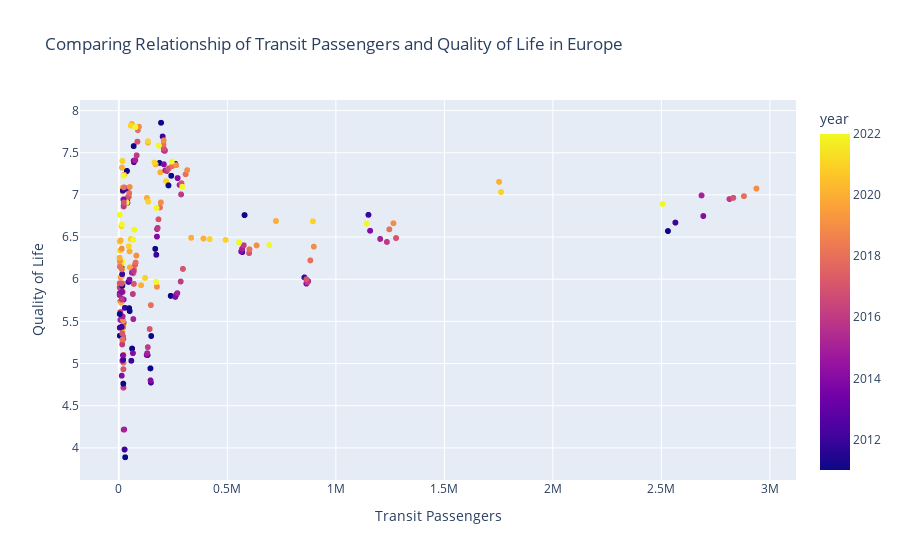

Write notebook code for a chart like this one.
### Code cell
fig = px.scatter(
    combined,
    x='infrastructure',
    y='qol',
    color='year',
    opacity=0.5,
    labels={'infrastructure': 'Transit Passengers', 'qol': 'Quality of Life'},
    title='Comparing Relationship of Transit Passengers and Quality of Life in Europe',
    hover_data=['country', 'year']
)

fig.show()

### Figure 1 — Plotly figure (JSON) as saved in the notebook; plotly's stock layout.template omitted (floating-point values rounded to 4 significant figures; data arrays with more than 128 entries replaced by an {"elided": "..."} marker saying what was removed)
{"data": [{"customdata": {"elided": "4760x2 mixed values"}, "hovertemplate": "Transit Passengers=%{x}<br>Quality of Life=%{y}<br>country=%{customdata[0]}<br>year=%{marker.color}<extra></extra>", "legendgroup": "", "marker": {"color": {"elided": "4760 int values"}, "coloraxis": "coloraxis", "opacity": 0.5, "symbol": "circle"}, "mode": "markers", "name": "", "showlegend": false, "type": "scattergl", "x": {"elided": "4760 int values"}, "xaxis": "x", "y": {"elided": "4760 float values"}, "yaxis": "y"}], "layout": {"coloraxis": {"colorbar": {"title": {"text": "year"}}, "colorscale": [[0, "#0d0887"], [0.1111, "#46039f"], [0.2222, "#7201a8"], [0.3333, "#9c179e"], [0.4444, "#bd3786"], [0.5556, "#d8576b"], [0.6667, "#ed7953"], [0.7778, "#fb9f3a"], [0.8889, "#fdca26"], [1, "#f0f921"]]}, "legend": {"tracegroupgap": 0}, "title": {"text": "Comparing Relationship of Transit Passengers and Quality of Life in Europe"}, "xaxis": {"anchor": "y", "domain": [0, 1], "title": {"text": "Transit Passengers"}}, "yaxis": {"anchor": "x", "domain": [0, 1], "title": {"text": "Quality of Life"}}}}
